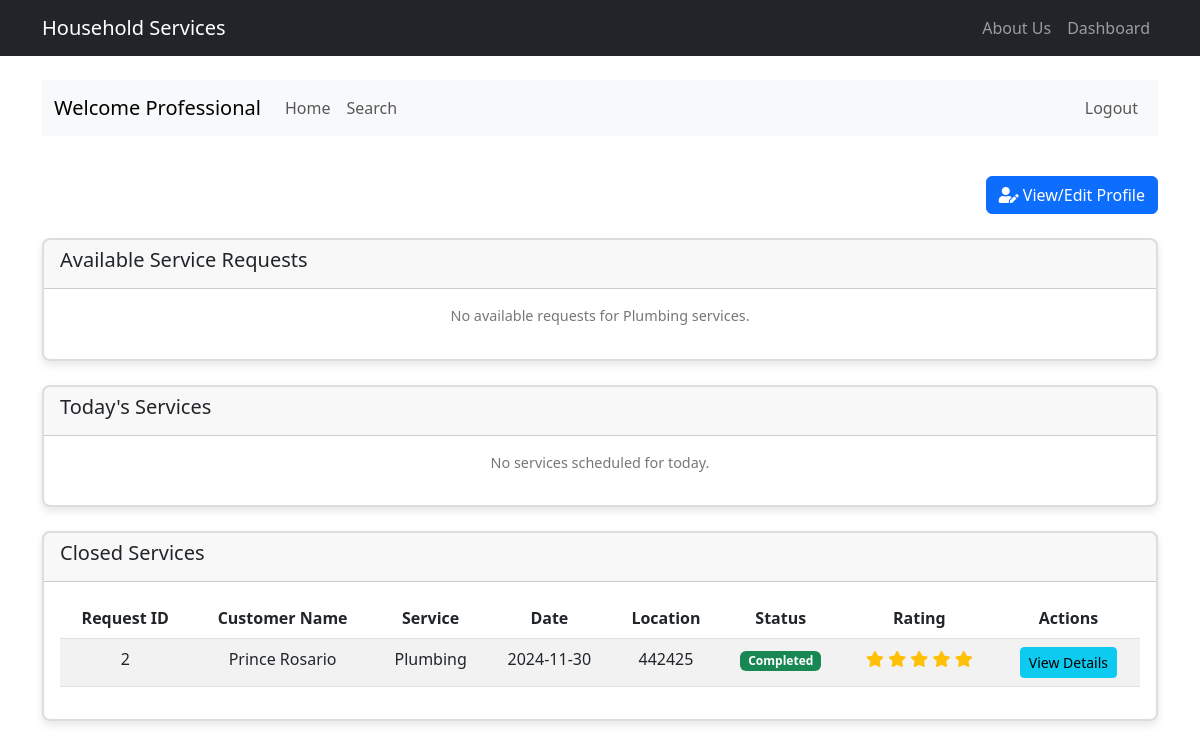
The page /dashboard (signed in) on the database its author committed.
### model.py (models this page shows, shortened)
class User(UserMixin, db.Model):
    id = db.Column(db.Integer, primary_key=True)
    username = db.Column(db.String(80), unique=True, nullable=False)
    email = db.Column(db.String(120), unique=True, nullable=False)
    password_hash = db.Column(db.String(128), nullable=False)
    type = db.Column(db.String(50), nullable=False)
    created_at = db.Column(db.DateTime, default=datetime.utcnow)
    updated_at = db.Column(db.DateTime, default=datetime.utcnow, onupdate=datetime.utcnow)
    __mapper_args__ = {
        'polymorphic_identity': 'user',
        'polymorphic_on': type
    }

class ServiceProfessional(User):
    __tablename__ = 'service_professional'
    __mapper_args__ = {'polymorphic_identity': 'service_professional'}
    id = db.Column(db.Integer, db.ForeignKey('user.id'), primary_key=True)
    name = db.Column(db.String(100), nullable=False)  # Made nullable=False
    phone = db.Column(db.String(20))
    description = db.Column(db.Text)
    service_type = db.Column(db.String(100), nullable=False)  # Made nullable=False
    experience = db.Column(db.Integer, nullable=False)  # Made nullable=False
    address = db.Column(db.String(200), nullable=False)  # Added address field
    pincode = db.Column(db.String(10), nullable=False)  # Added pincode field
    documents_path = db.Column(db.String(255))  # Added documents path
    is_blocked = db.Column(db.Boolean, default=False)
    is_approved = db.Column(db.Boolean, default=False)
    is_active = db.Column(db.Boolean, default=True)
    rating = db.Column(db.Float, default=0.0)
    total_reviews = db.Column(db.Integer, default=0)
    requests = db.relationship('ServiceRequest', backref='professional', lazy='dynamic')

class ServiceRequest(db.Model):
    id = db.Column(db.Integer, primary_key=True)
    service_id = db.Column(db.Integer, db.ForeignKey('service.id'), nullable=False)
    customer_id = db.Column(db.Integer, db.ForeignKey('customer.id'), nullable=False)
    professional_id = db.Column(db.Integer, db.ForeignKey('service_professional.id'))
    date_of_request = db.Column(db.DateTime, default=datetime.utcnow, nullable=False)
    date_of_completion = db.Column(db.DateTime)
    status = db.Column(db.String(20), default='requested')  # requested, accepted, in_progress, completed, cancelled
    remarks = db.Column(db.Text)
    rating = db.Column(db.Integer)  # 1-5 rating
    review = db.Column(db.Text)
    service = db.relationship('Service', backref='requests')
    preferred_date = db.Column(db.Date, nullable=False)
    preferred_time = db.Column(db.Time, nullable=False)
    address = db.Column(db.String(200), nullable=False)
    pincode = db.Column(db.String(10), nullable=False)
    description = db.Column(db.Text)
    sub_service_id = db.Column(db.Integer, db.ForeignKey('sub_service.id'))
    sub_service = db.relationship('SubService', backref='requests')

class Customer(User):
    __tablename__ = 'customer'
    __mapper_args__ = {'polymorphic_identity': 'customer'}
    id = db.Column(db.Integer, db.ForeignKey('user.id'), primary_key=True)
    name = db.Column(db.String(100), nullable=False)  # Changed to 100 to match form
    address = db.Column(db.String(200), nullable=False)  # Made nullable=False to match form requirements
    pincode = db.Column(db.String(10), nullable=False)  # Added pincode field
    phone = db.Column(db.String(20))
    requests = db.relationship('ServiceRequest', backref='customer', lazy='dynamic')
    is_active = db.Column(db.Boolean, default=True)

class Service(db.Model):
    id = db.Column(db.Integer, primary_key=True)
    name = db.Column(db.String(100), nullable=False)
    description = db.Column(db.Text)
    created_at = db.Column(db.DateTime, default=datetime.utcnow)
    is_active = db.Column(db.Boolean, default=True)

### routes.py (the view, shortened to what this page needs)
@app.route('/dashboard')
@login_required
def dashboard():
    if current_user.type == 'admin':
        total_services = Service.query.count()
        active_professionals = ServiceProfessional.query.filter_by(is_approved=True).count()
        total_customers = Customer.query.count()
        return render_template('admin/dashboard.html',
                               total_services=total_services,
                               active_professionals=active_professionals,
                               total_customers=total_customers)
    elif current_user.type == 'service_professional':
            if not current_user.is_approved or current_user.is_blocked:
                flash('Your account is pending approval or has been blocked. Please contact admin.', 'warning')
            available_requests = ServiceRequest.query.filter(
            ServiceRequest.status == 'requested',
            ServiceRequest.professional_id == None,
            ServiceRequest.service.has(Service.name == current_user.service_type)
    ).all()
            today = date.today()
            today_services = ServiceRequest.query.filter(
                ServiceRequest.professional_id == current_user.id,
                ServiceRequest.status == 'accepted',
                ServiceRequest.preferred_date == today
        ).all()
            closed_services = ServiceRequest.query.filter(
                ServiceRequest.professional_id == current_user.id,
                ServiceRequest.status == 'completed'
            ).all()
            return render_template('professional/dashboard.html',
                               available_requests = available_requests,
                               today_services=today_services,
                               closed_services=closed_services)

### app.py (called while the page is built)
@login_manager.user_loader
def load_user(user_id):
    return User.query.get(int(user_id))

### templates/professional/dashboard.html (shortened to what this page needs)
{% extends "main.html" %}
{% block admin_content %}
<div class="row">
    <div class="col-md-12">
        <div class="d-flex justify-content-end mb-3 mt-3">
            <a href="{{ url_for('edit_professional_profile') }}" class="btn btn-primary">
                  <i class="fas fa-user-edit"></i> View/Edit Profile
             </a>
        </div>
        <div class="card mt-4">
            <div class="card-header">
                <h5 class="card-title">Available Service Requests</h5>
            </div>
            <div class="card-body">
                {% if available_requests %}
                <table class="table table-striped">
                    <thead>
                        <tr>
                            <th>Request ID</th>
                            <th>Customer Name</th>
                            <th>Service</th>
                            <th>Preferred Date</th>
                            <th>Preferred Time</th>
                            <th>Location</th>
                            <th>Actions</th>
                        </tr>
                    </thead>
                    <tbody>
                        {% for request in available_requests %}
                        <tr>
                            <td>{{ request.id }}</td>
                            <td>{{ request.customer.name }}</td>
                            <td>{{ request.service.name }}</td>
                            <td>{{ request.preferred_date.strftime('%Y-%m-%d') }}</td>
                            <td>{{ request.preferred_time.strftime('%H:%M') }}</td>
                            <td>{{ request.pincode }}</td>
                            <td>
                                <a href="{{ url_for('handle_request', request_id=request.id, action='accept') }}"
                                   class="btn btn-sm btn-success">Accept</a>
                            </td>
                        </tr>
                        {% endfor %}
                    </tbody>
                </table>
                {% else %}
                <p class="text-center">No available requests for {{ current_user.service_type }} services.</p>
                {% endif %}
            </div>
        </div>
        <div class="card mt-4">
            <div class="card-header">
                <h5 class="card-title">Today's Services</h5>
            </div>
            <div class="card-body">
                {% if today_services %}
                <table class="table table-striped">
                    <thead>
                        <tr>
                            <th>Request ID</th>
                            <th>Customer Name</th>
                            <th>Service</th>
                            <th>Time</th>
                            <th>Location</th>
                            <th>Status</th>
                            <th>Actions</th>
                        </tr>
                    </thead>
                    <tbody>
                        {% for service in today_services %}
                        <tr>
                            <td>{{ service.id }}</td>
                            <td>{{ service.customer.name }}</td>
                            <td>{{ service.service.name }}</td>
                            <td>{{ service.preferred_time.strftime('%H:%M') }}</td>
                            <td>{{ service.pincode }}</td>
                            <td>
                                <span class="badge bg-{{ {
                                    'requested': 'warning',
                                    'accepted': 'primary',
                                    'completed': 'success'
                                }[service.status] }}">
                                    {{ service.status.title() }}
                                </span>
                            </td>
                            <td>
                                {% if service.status == 'accepted' %}
                                <a href="{{ url_for('handle_request', request_id=service.id, action='complete') }}"
                                   class="btn btn-sm btn-success">Mark Complete</a>
                                {% endif %}
                            </td>
                        </tr>
                        {% endfor %}
                    </tbody>
                </table>
                {% else %}
                <p class="text-center">No services scheduled for today.</p>
                {% endif %}
            </div>
        </div>
        <div class="card mt-4">
            <div class="card-header">
                <h5 class="card-title">Closed Services</h5>
            </div>
            <div class="card-body">
                {% if closed_services %}
                <table class="table table-striped">
                    <thead>
                        <tr>
                            <th>Request ID</th>
                            <th>Customer Name</th>
                            <th>Service</th>
                            <th>Date</th>
                            <th>Location</th>
                            <th>Status</th>
                            <th>Rating</th>
                            <th>Actions</th>
                        </tr>
                    </thead>
                    <tbody>
                        {% for service in closed_services %}
                        <tr>
                            <td>{{ service.id }}</td>
                            <td>{{ service.customer.name }}</td>
                            <td>{{ service.service.name }}</td>
                            <td>{{ service.preferred_date.strftime('%Y-%m-%d') }}</td>
                            <td>{{ service.pincode }}</td>
                            <td>
                                <span class="badge bg-success">Completed</span>
                            </td>
                            <td>
                                {% if service.rating %}
                                    <span class="text-warning">
                                        {% for i in range(service.rating) %}
                                            <i class="fas fa-star"></i>
                                        {% endfor %}
                                    </span>
                                {% else %}
                                    <span class="text-muted">Not rated yet</span>
                                {% endif %}
                            </td>
                            <td>
                                <a href="{{ url_for('view_service_details', request_id=service.id) }}"
                                   class="btn btn-sm btn-info">View Details</a>
                            </td>
                        </tr>
                        {% endfor %}
                    </tbody>
                </table>
                {% else %}
                <p class="text-center">No completed services yet.</p>
                {% endif %}
            </div>
        </div>
    </div>
</div>
{% endblock %}

### static/css/style.css (style rules this page uses)
.card { box-shadow: 0 0 10px rgba(0,0,0,0.1); margin-top: 2rem; }
.card-body { padding: 2rem; }
.card { border: 2px solid #ddd; border-radius: 8px; box-shadow: 0 4px 8px rgba(0, 0, 0, 0.1); transition: transform 0.2s, box-shadow 0.2s; overflow: hidden; }
.card-body { padding: 16px; text-align: center; }
.card-body p { font-size: 0.9rem; color: #777; margin-bottom: 16px; }

### rows shown on the page
ServiceProfessional: service_type "Plumbing"
ServiceRequest: id "2", customer.name "Prince Rosario", service.name "Plumbing", preferred_date "2024-11-30", pincode "442425", rating 5 (drawn)
